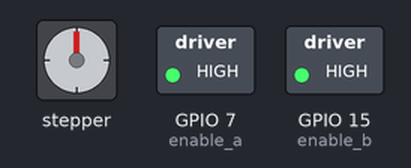
Simulated run of this program. Board: Raspberry Pi (BCM pin numbers). Parts: stepper motor, switched loads named in the program (green lamp = pin HIGH). The stepper is drawn at 2048 steps a turn; pins used as bus, display or sensor lines are not drawn. At 22.1 s the program stops and its outputs stay as they are.

Above: at 0.15 s.
At 2.88 s:
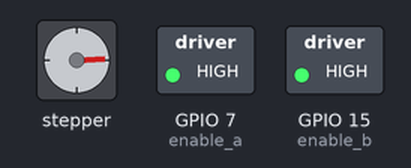
At 5.61 s:
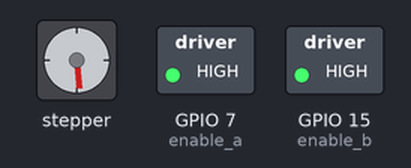
At 11.17 s:
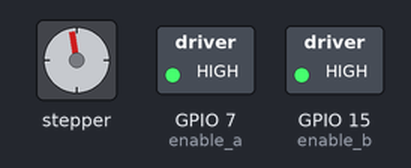
At 16.04 s:
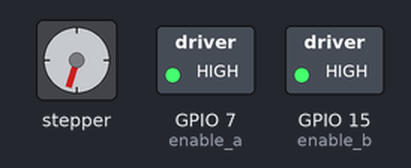
At 21.5 s:
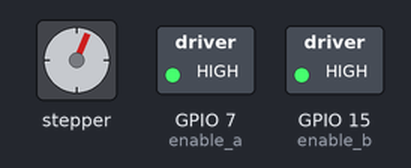
Timing chart, 0 to 23.5 s (numbered marks = the images above):
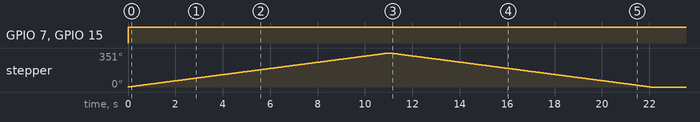

The program:

motor.py
```python
import RPi.GPIO as GPIO
import time

# Variables

delay = 0.0055
steps = 500

GPIO.setmode(GPIO.BCM)

# Enable GPIO pins for  ENA and ENB for stepper

enable_a = 7
enable_b = 15

# Enable pins for IN1-4 to control step sequence

coil_A_1_pin = 8
coil_A_2_pin = 25
coil_B_1_pin = 24
coil_B_2_pin = 23

# Set pin states

GPIO.setup(enable_a, GPIO.OUT)
GPIO.setup(enable_b, GPIO.OUT)
GPIO.setup(coil_A_1_pin, GPIO.OUT)
GPIO.setup(coil_A_2_pin, GPIO.OUT)
GPIO.setup(coil_B_1_pin, GPIO.OUT)
GPIO.setup(coil_B_2_pin, GPIO.OUT)

# Set ENA and ENB to high to enable stepper

GPIO.output(enable_a, True)
GPIO.output(enable_b, True)

# Function for step sequence

def setStep(w1, w2, w3, w4):
  GPIO.output(coil_A_1_pin, w1)
  GPIO.output(coil_A_2_pin, w2)
  GPIO.output(coil_B_1_pin, w3)
  GPIO.output(coil_B_2_pin, w4)

# loop through step sequence based on number of steps

for i in range(0, steps):
    setStep(1,0,1,0)
    time.sleep(delay)
    setStep(0,1,1,0)
    time.sleep(delay)
    setStep(0,1,0,1)
    time.sleep(delay)
    setStep(1,0,0,1)
    time.sleep(delay)

# Reverse previous step sequence to reverse motor direction

for i in range(0, steps):
    setStep(1,0,0,1)
    time.sleep(delay)
    setStep(0,1,0,1)
    time.sleep(delay)
    setStep(0,1,1,0)
    time.sleep(delay)
    setStep(1,0,1,0)
    time.sleep(delay)
```

Measured:
- by itself, GPIO 7 (enable_a), GPIO 15 (enable_b): LOW → HIGH at 0.00 s
- by itself, stepper: turns 351° clockwise in 11.0 s, then 351° counter-clockwise in 11.0 s
